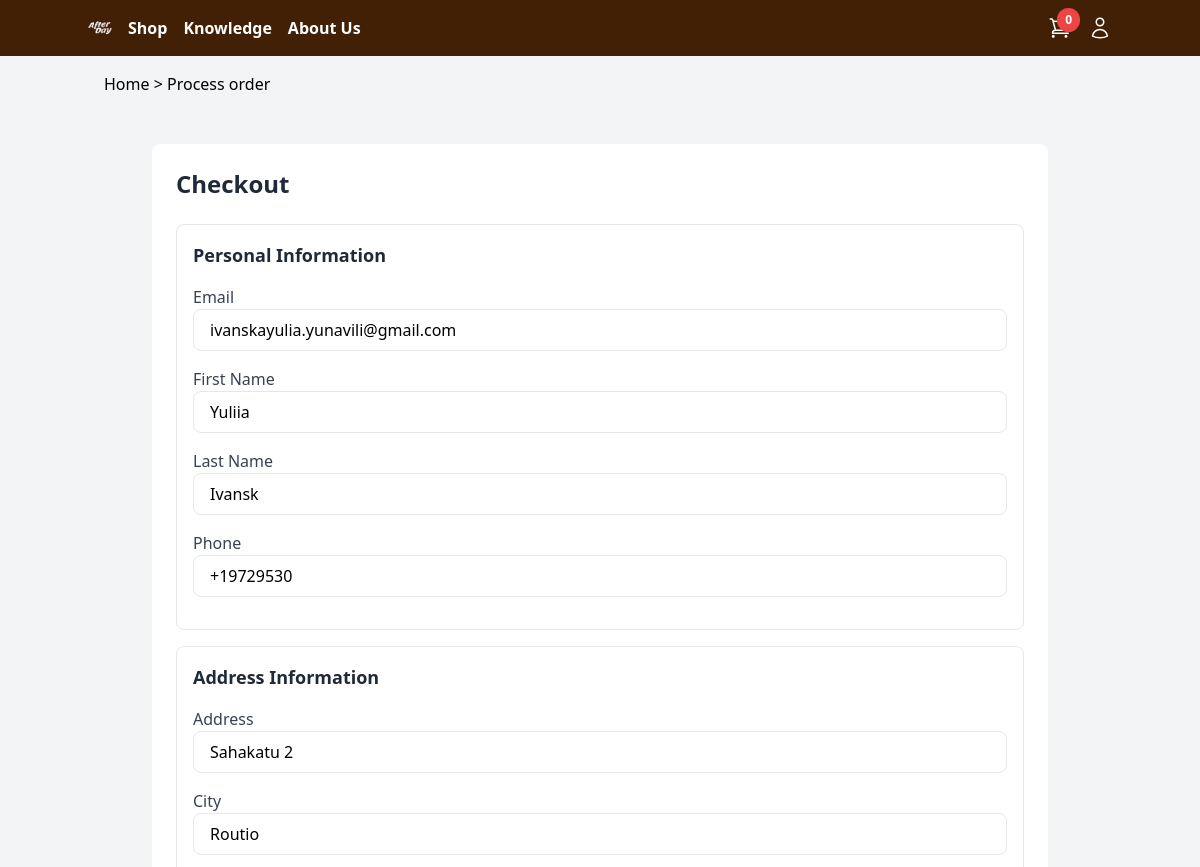
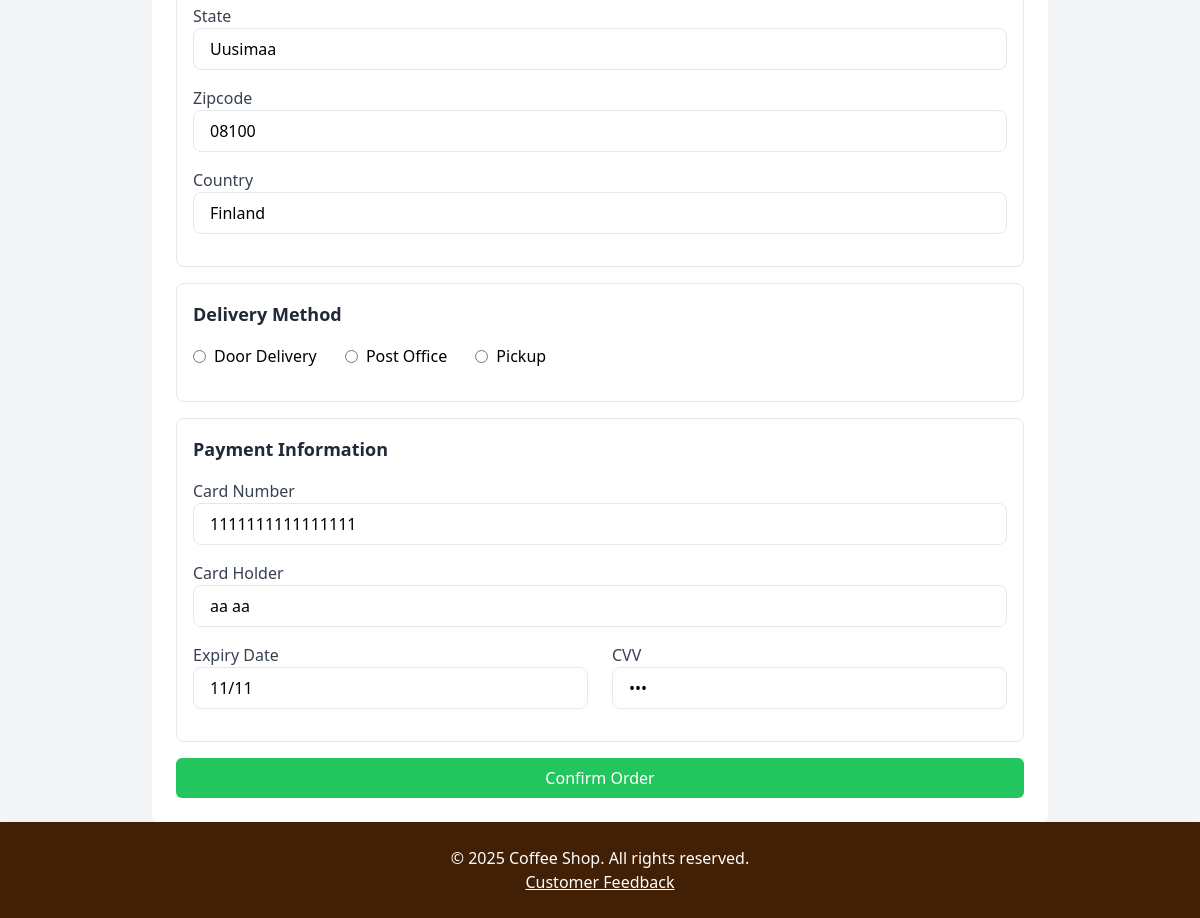
/process_order.php (signed in), run on an earlier commit of the app's database (2 pictures, top to bottom).
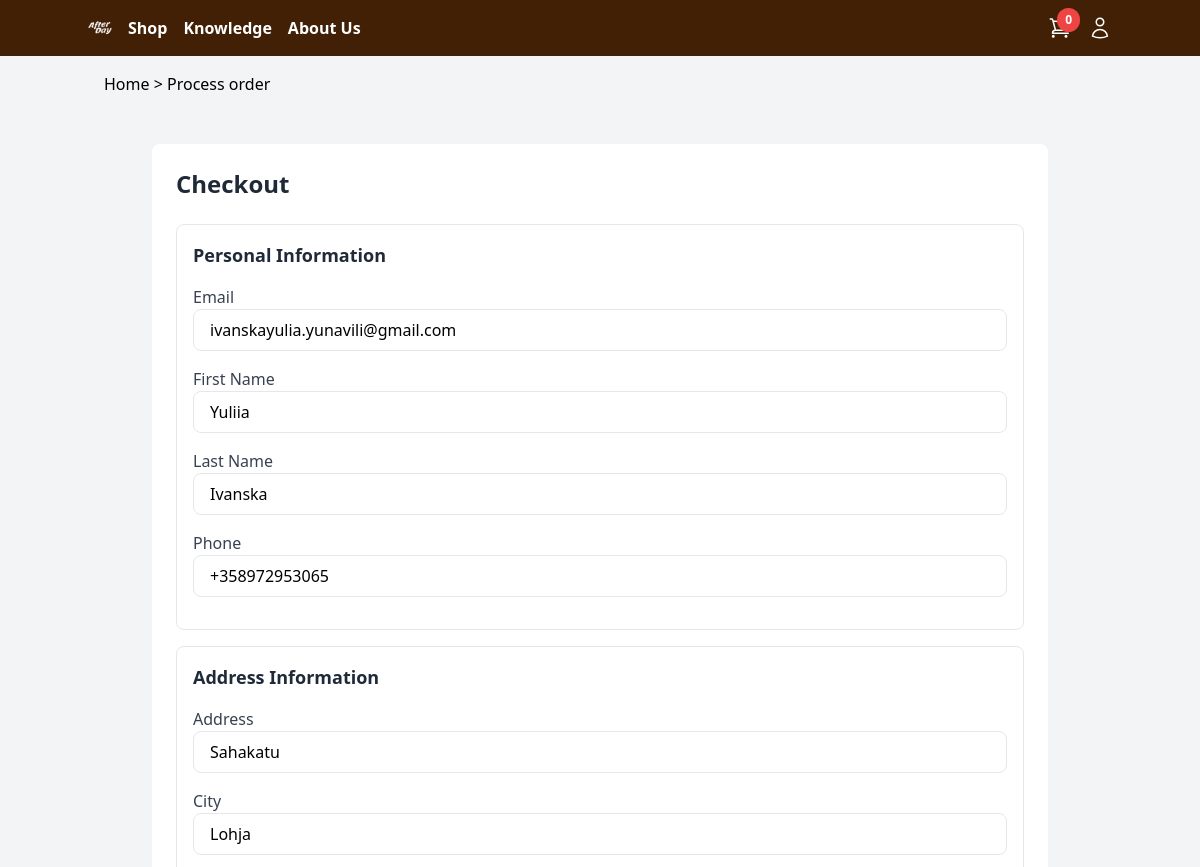
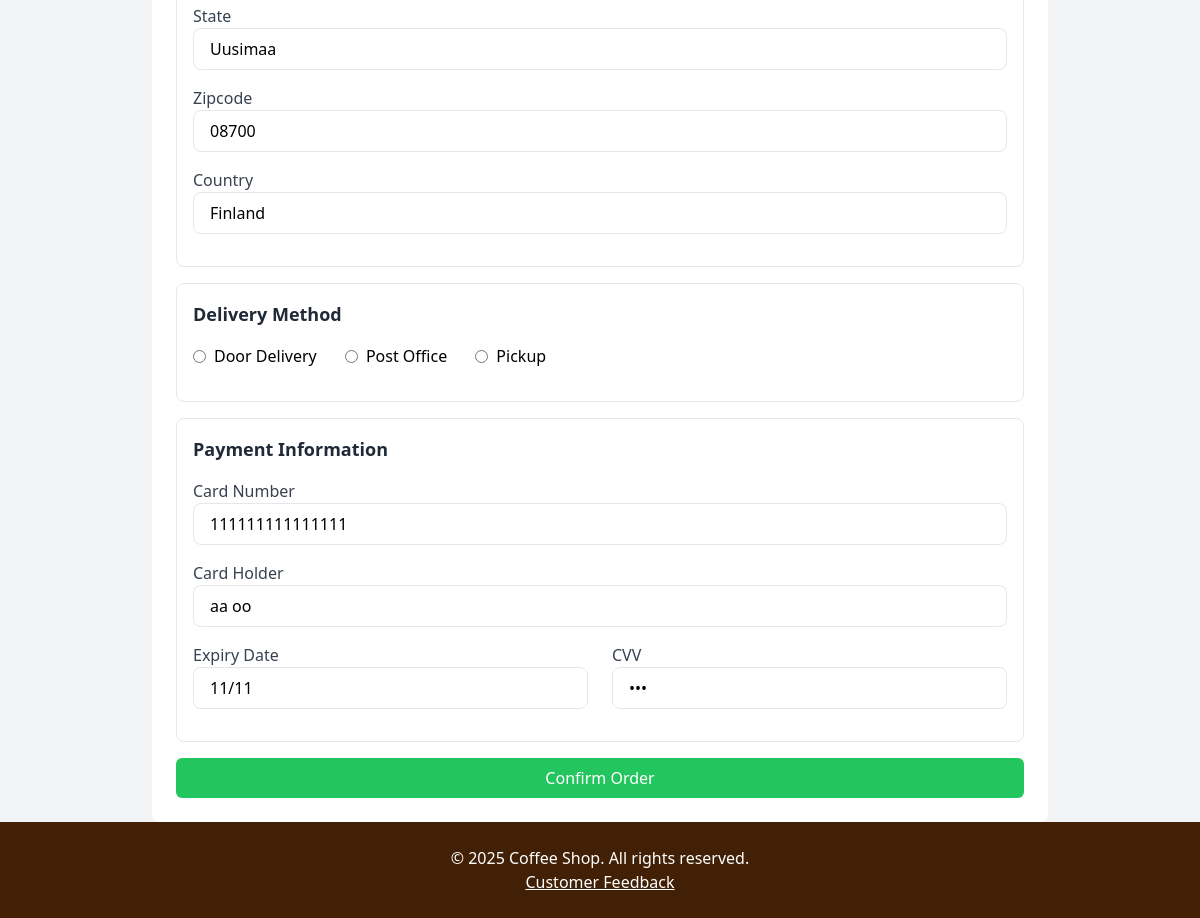
And on a later commit of the database (2 pictures, top to bottom).
### tables this page shows
CREATE TABLE `customers` (
  `id` int(11) NOT NULL,
  `name` varchar(255) NOT NULL,
  `lastname` varchar(255) NOT NULL,
  `email` varchar(255) NOT NULL,
  `password` varchar(255) NOT NULL,
  `phone` varchar(20) DEFAULT NULL,
  `address` text DEFAULT NULL,
  `city` varchar(255) DEFAULT NULL,
  `state` varchar(255) DEFAULT NULL,
  `zipcode` varchar(20) DEFAULT NULL,
  `country` varchar(255) DEFAULT NULL,
  `card_number` varchar(255) DEFAULT NULL,
  `card_holder` varchar(255) DEFAULT NULL,
  `expiry_date` varchar(10) DEFAULT NULL,
  `cvv` varchar(4) DEFAULT NULL
);

### process_order.php (the view, shortened to what this page needs)
<?php
include 'includes/db.php';
include 'includes/header.php';
$stmt = $db_connection->prepare("SELECT email, name, lastname, address, city, state, zipcode, country, phone, card_number, card_holder, expiry_date, cvv FROM customers WHERE id = ?");
$stmt->execute([$_SESSION['user_id']]);
$user = $stmt->fetch(PDO::FETCH_ASSOC);
?>
<body class="bg-gray-100">
<div class=" flex flex-col h-screen justify-between">
<?php include 'navbar.php'?>
<div class="container mx-auto p-6 bg-white mt-8 max-w-4xl rounded-lg">
    <h2 class="text-2xl font-semibold text-gray-800 mb-6">Checkout</h2>
    <form method="post" id="checkoutForm">
        <div class="p-4 border rounded-lg mb-4">
            <h3 class="text-lg font-semibold text-gray-800 mb-4">Personal Information</h3>
            <div class="mb-4">
                <label for="email" class="block text-gray-700">Email</label>
                <input type="email" name="email" id="email" class="w-full px-4 py-2 border rounded-lg focus:outline-none focus:ring-2 focus:ring-blue-400" value="<?= htmlspecialchars($user['email']) ?>" required>
            </div>
            <div class="mb-4">
                <label for="name" class="block text-gray-700">First Name</label>
                <input type="text" name="name" id="name" class="w-full px-4 py-2 border rounded-lg focus:outline-none focus:ring-2 focus:ring-blue-400" value="<?= htmlspecialchars($user['name']) ?>" required>
            </div>
            <div class="mb-4">
                <label for="lastname" class="block text-gray-700">Last Name</label>
                <input type="text" name="lastname" id="lastname" class="w-full px-4 py-2 border rounded-lg focus:outline-none focus:ring-2 focus:ring-blue-400" value="<?= htmlspecialchars($user['lastname']) ?>" required>
            </div>
            <div class="mb-4">
                <label for="phone" class="block text-gray-700">Phone</label>
                <input type="tel" name="phone" id="phone" class="w-full px-4 py-2 border rounded-lg focus:outline-none focus:ring-2 focus:ring-blue-400" value="<?= htmlspecialchars($user['phone']) ?>" required>
            </div>
        </div>
        <div class="p-4 border rounded-lg mb-4">
            <h3 class="text-lg font-semibold text-gray-800 mb-4">Address Information</h3>
            <div class="mb-4">
                <label for="address" class="block text-gray-700">Address</label>
                <input type="text" name="address" id="address" class="w-full px-4 py-2 border rounded-lg focus:outline-none focus:ring-2 focus:ring-blue-400" value="<?= htmlspecialchars($user['address']) ?>" required>
            </div>
            <div class="mb-4">
                <label for="city" class="block text-gray-700">City</label>
                <input type="text" name="city" id="city" class="w-full px-4 py-2 border rounded-lg focus:outline-none focus:ring-2 focus:ring-blue-400" value="<?= htmlspecialchars($user['city']) ?>" required>
            </div>
            <div class="mb-4">
                <label for="state" class="block text-gray-700">State</label>
                <input type="text" name="state" id="state" class="w-full px-4 py-2 border rounded-lg focus:outline-none focus:ring-2 focus:ring-blue-400" value="<?= htmlspecialchars($user['state']) ?>" required>
            </div>
            <div class="mb-4">
                <label for="zipcode" class="block text-gray-700">Zipcode</label>
                <input type="text" name="zipcode" id="zipcode" class="w-full px-4 py-2 border rounded-lg focus:outline-none focus:ring-2 focus:ring-blue-400" value="<?= htmlspecialchars($user['zipcode']) ?>" required>
            </div>
            <div class="mb-4">
                <label for="country" class="block text-gray-700">Country</label>
                <input type="text" name="country" id="country" class="w-full px-4 py-2 border rounded-lg focus:outline-none focus:ring-2 focus:ring-blue-400" value="<?= htmlspecialchars($user['country']) ?>" required>
            </div>
        </div>
        <div class="p-4 border rounded-lg mb-4">
            <h3 class="text-lg font-semibold text-gray-800 mb-4">Delivery Method</h3>
            <div class="mb-4">
                <label class="inline-flex items-center">
                    <input type="radio" name="delivery_method" value="door_delivery" class="form-radio" required>
                    <span class="ml-2">Door Delivery</span>
                </label>
                <label class="inline-flex items-center ml-6">
                    <input type="radio" name="delivery_method" value="post_office" class="form-radio" required>
                    <span class="ml-2">Post Office</span>
                </label>
                <label class="inline-flex items-center ml-6">
                    <input type="radio" name="delivery_method" value="pickup" class="form-radio" required>
                    <span class="ml-2">Pickup</span>
                </label>
            </div>
        </div>
        <div class="p-4 border rounded-lg mb-4">
            <h3 class="text-lg font-semibold text-gray-800 mb-4">Payment Information</h3>
            <div class="mb-4">
                <label for="card_number" class="block text-gray-700">Card Number</label>
                <input type="text" name="card_number" id="card_number" class="w-full px-4 py-2 border rounded-lg focus:outline-none focus:ring-2 focus:ring-blue-400" value="<?= htmlspecialchars($user['card_number']) ?>" required pattern="\d{16}">
            </div>
            <div class="mb-4">
                <label for="card_holder" class="block text-gray-700">Card Holder</label>
                <input type="text" name="card_holder" id="card_holder" class="w-full px-4 py-2 border rounded-lg focus:outline-none focus:ring-2 focus:ring-blue-400" value="<?= htmlspecialchars($user['card_holder']) ?>" required pattern="[A-Za-z ]+">
            </div>
            <div class="mb-4 flex space-x-6">
                <div class="w-1/2">
                    <label for="expiry_date" class="block text-gray-700">Expiry Date</label>
                    <input type="text" name="expiry_date" id="expiry_date" class="w-full px-4 py-2 border rounded-lg focus:outline-none focus:ring-2 focus:ring-blue-400" value="<?= htmlspecialchars($user['expiry_date']) ?>" required pattern="(0[1-9]|1[0-2])\/\d{2}">
                </div>
                <div class="w-1/2">
                    <label for="cvv" class="block text-gray-700">CVV</label>
                    <input type="password" name="cvv" id="cvv" class="w-full px-4 py-2 border rounded-lg focus:outline-none focus:ring-2 focus:ring-blue-400" value="<?= htmlspecialchars($user['cvv']) ?>" required pattern="\d{3}">
                </div>
            </div>
        </div>
        <button type="submit" name="confirm_order" class="w-full bg-green-500 text-white py-2 rounded-md hover:bg-green-600">Confirm Order</button>
    </form>
</div>
<link rel="stylesheet" href="https://cdnjs.cloudflare.com/ajax/libs/intl-tel-input/17.0.19/css/intlTelInput.css"/>
</body>
</html>
<?php include 'includes/footer.php'; ?>

### includes/header.php (shortened to what this page needs)
<?php
$cartCount = isset($_SESSION['cart']) ? array_sum($_SESSION['cart']) : 0;
?>
<!DOCTYPE html>
<html lang="en">
<head>
  <link rel="stylesheet" href="https://cdnjs.cloudflare.com/ajax/libs/font-awesome/6.0.0-beta3/css/all.min.css">
  <script src="https://cdn.tailwindcss.com"></script>
</head>

### navbar.php (shortened to what this page needs)
<body>
<nav class="bg-yellow-950 p-4">
    <div class="container mx-auto flex justify-between items-center">
        <ul class="flex space-x-4 items-center">
            <li>
                <a href="index.php" class="text-white font-semibold hover:text-gray-300">
                    <img src="logo mini.png" alt="Logo" class="h-6 w-auto">
                </a>
            </li>
            <li><a href="index.php" class="text-white font-semibold hover:text-gray-300">Shop</a></li>
            <li><a href="knowledge.php" class="text-white font-semibold hover:text-gray-300">Knowledge</a></li>
            <li><a href="about.php" class="text-white font-semibold hover:text-gray-300">About Us</a></li>
        </ul>
        <div class="relative flex items-center space-x-4">
            <a href="cart.php" class="text-white font-semibold hover:text-gray-300 relative flex items-center">
                <span id="cart-total-count" class="bg-red-500 text-white text-xs font-bold px-2 py-1 rounded-full absolute -top-2 -right-2">
                    <?= $cartCount ?>
                </span>
            </a>
            <a href="login.php" class="text-white font-semibold hover:text-gray-300 flex items-center">
            </a>
        </div>
    </div>
</nav>
<div class="w-full bg-gray-100 p-4">
    <div class="container mx-auto px-4">
     <?php if (!isset($disable_breadcrumbs)) include 'breadcrumbs.php'; ?>
    </div>
</div>

### breadcrumbs.php
<?php
function generate_breadcrumbs() {
    $excludeSegments = ['coffeeshop'];
    $url = $_SERVER['REQUEST_URI'];
    $parts = explode('/', trim($url, '/'));
    if (end($parts) === 'index.php' || empty($parts[0])) {
        return '<a href="index.php">Home</a>';
    }
    $breadcrumbs = '<a href="index.php">Home</a>';
    $path = '';
    foreach ($parts as $index => $part) {
        $cleanPart = explode('?', $part)[0];
        $path .= '/' . $cleanPart;
        $displayName = str_replace(['.php', '_'], ['', ' '], ucwords(str_replace('-', ' ', $cleanPart)));
        if (!in_array($cleanPart, $excludeSegments) && !is_numeric($cleanPart)) {
            if ($index < count($parts) - 1) {
                $breadcrumbs .= ' > <a href="' . $path . '">' . $displayName . '</a>';
            } else {
                $breadcrumbs .= ' > ' . $displayName;
            }
        }
    }
    return $breadcrumbs;
}
?>
            <?php echo generate_breadcrumbs(); ?>

### includes/footer.php
<footer class="bg-yellow-950 text-white text-center py-6 shadow-lg mt-auto w-full">
    <p>&copy; 2025 Coffee Shop. All rights reserved.</p>
    <p><a href="https://docs.google.com/forms/d/e/1FAIpQLSfWAakO2lqgqICf9koMf_gWISXKkRGDgijqQTJ5403bKekwVg/viewform?usp=dialog" target="_blank" class="text-white underline">Customer Feedback</a></p>
</footer>

What changed in the data, as far as the page shows it:
changed customers "ivanskayulia.yunavili@gmail.com": lastname "Ivansk" → "Ivanska"; phone "+19729530" → "+358972953065"; address "Sahakatu 2" → "Sahakatu"; city "Routio" → "Lohja"; zipcode "08100" → "08700"; card_number "1111111111111111" → "111111111111111"; card_holder "aa aa" → "aa oo"
